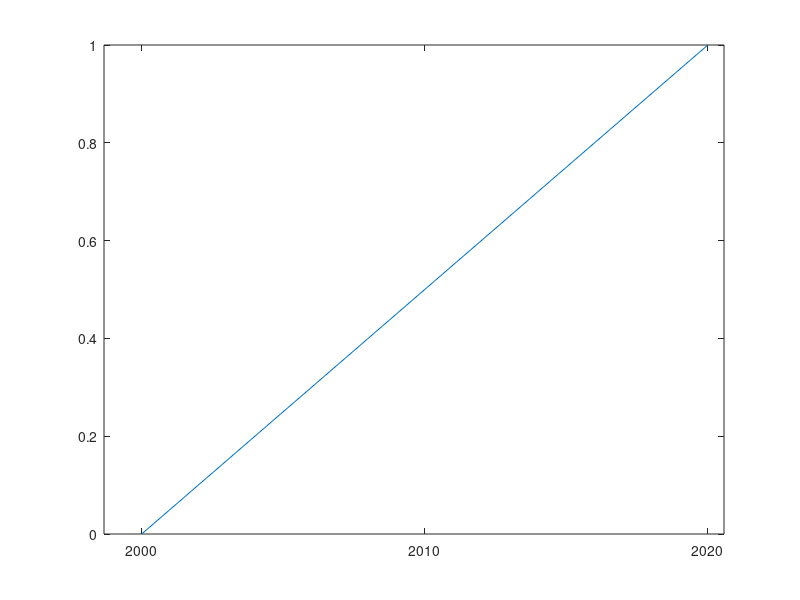

The MATLAB source for this figure: (Note: this script raises an error after producing the figure.)
%=============================================================================
% Copyright (c) 2026-present Allan CORNET (Nelson)
%=============================================================================
% This file is part of Nelson.
%=============================================================================
% LICENCE_BLOCK_BEGIN
% SPDX-License-Identifier: LGPL-3.0-or-later
% LICENCE_BLOCK_END
%=============================================================================
% <--ADV-CLI MODE-->
%=============================================================================
close all
%=============================================================================
f = figure('Visible', 'off');
plot([datenum(2000, 1, 1) datenum(2020, 1, 1)], [0 1]);
ax = gca();
set(ax, 'XTick', [datenum(2000, 1, 1), datenum(2010, 1, 1), datenum(2020, 1, 1)]);
datetick('x', 'yyyy', 'keepticks', 'keeplimits');
assert_isequal(ax.XTickLabel', {'2000', '2010', '2020'});
close(f);
%=============================================================================
f = figure('Visible', 'off');
plot([datenum(2021, 1, 1) datenum(2021, 1, 3)], [0 1]);
ax = gca();
set(ax, 'YTick', [datenum(2021, 1, 1), datenum(2021, 1, 2), datenum(2021, 1, 3)]);
plot(ax, [0 1], [datenum(2021, 1, 1) datenum(2021, 1, 3)]);
set(ax, 'YTick', [datenum(2021, 1, 1), datenum(2021, 1, 2), datenum(2021, 1, 3)]);
datetick('y', 'mm/dd', 'keepticks', 'keeplimits');
assert_isequal(ax.YTickLabel', {'01/01', '01/02', '01/03'});
close(f);
%=============================================================================
close all
%=============================================================================
